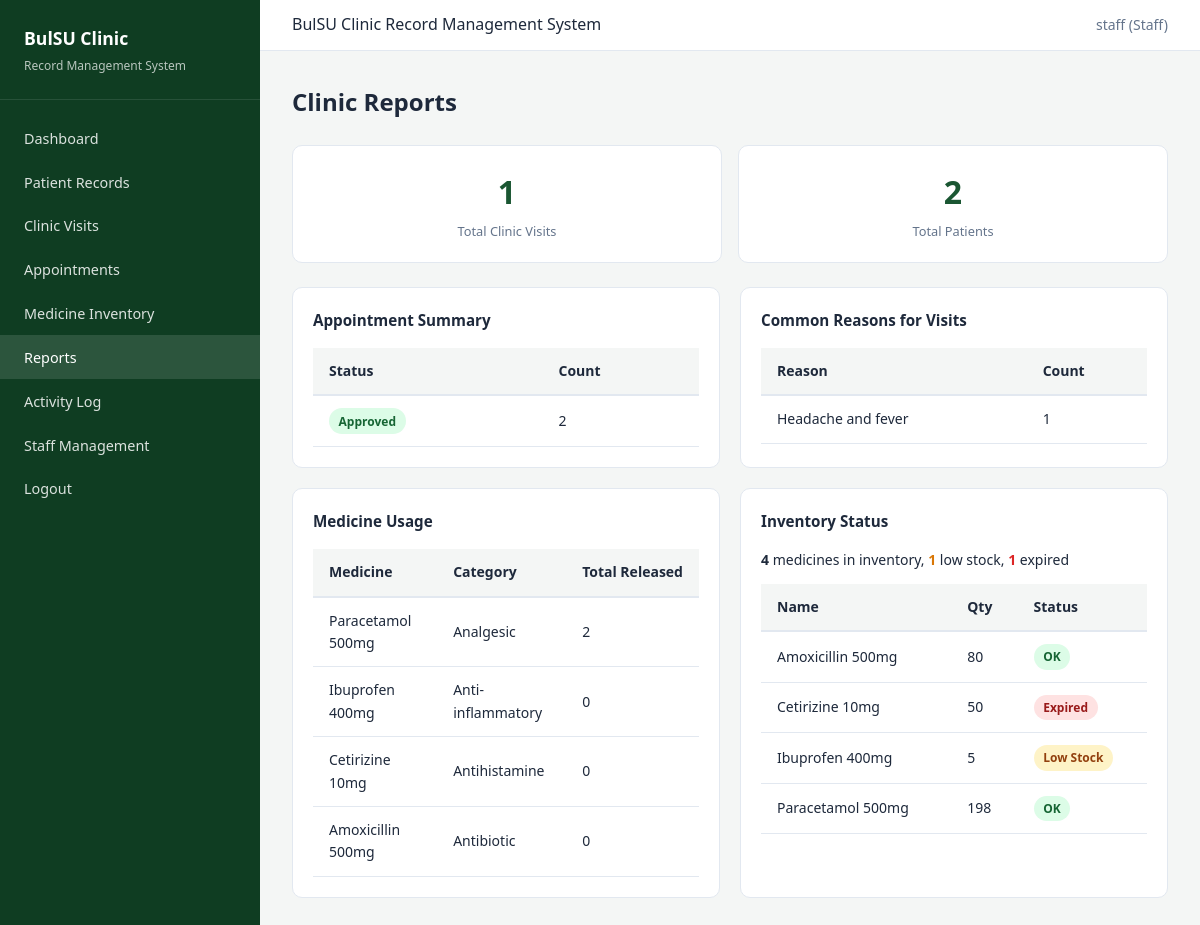
/reports/ (signed in), run on an earlier commit of the app's database.
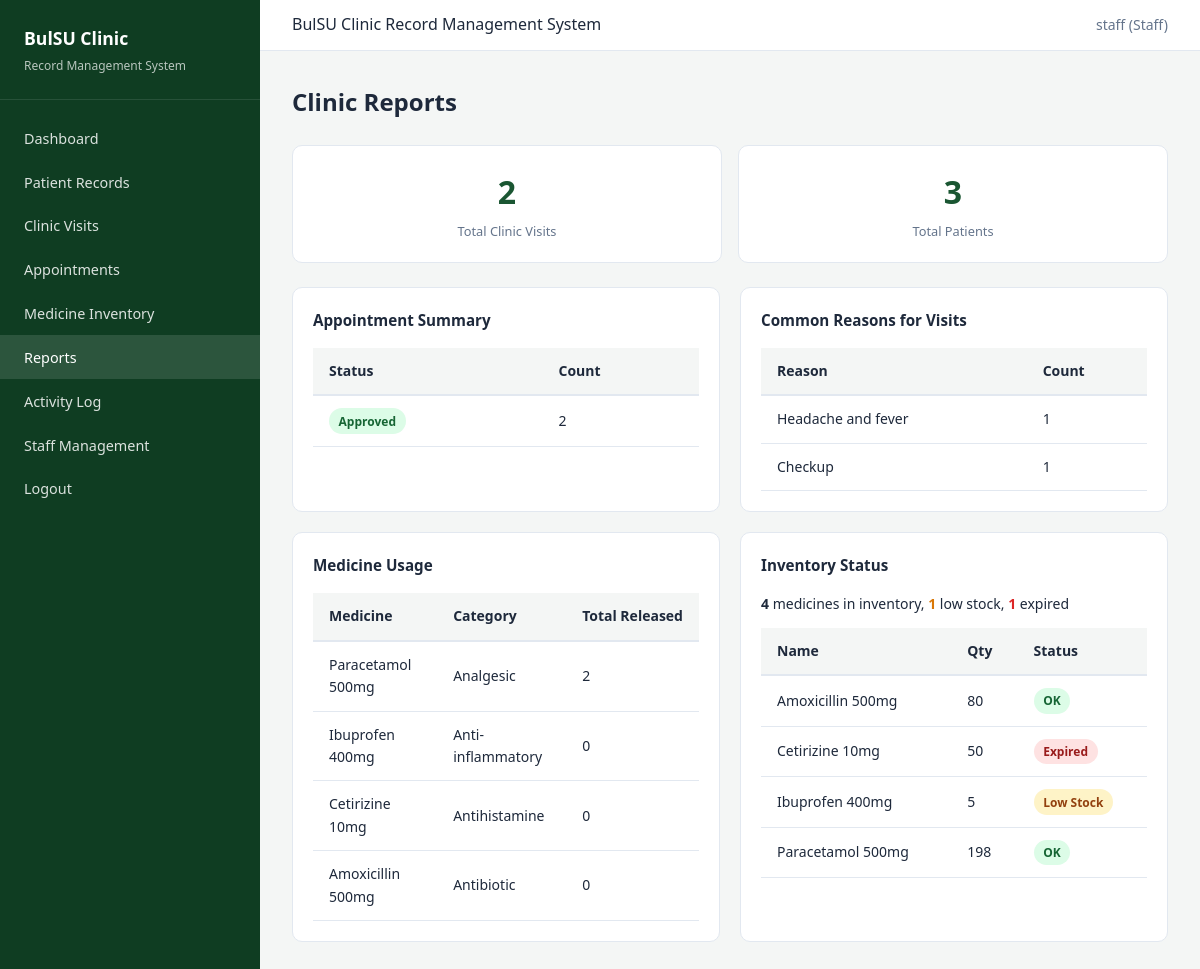
And on a later commit of the database.
### tables this page shows
CREATE TABLE appointments (
            id INTEGER PRIMARY KEY AUTOINCREMENT,
            patient_id INTEGER NOT NULL,
            appointment_date TEXT NOT NULL,
            appointment_time TEXT NOT NULL,
            reason TEXT NOT NULL,
            status TEXT DEFAULT 'pending' CHECK(status IN (
                'pending', 'approved', 'rejected', 'completed', 'cancelled'
            )),
            staff_notes TEXT,
            created_at TEXT DEFAULT CURRENT_TIMESTAMP,
            updated_at TEXT DEFAULT CURRENT_TIMESTAMP,
            FOREIGN KEY (patient_id) REFERENCES patients(id) ON DELETE CASCADE
        );

CREATE TABLE clinic_visits (
            id INTEGER PRIMARY KEY AUTOINCREMENT,
            patient_id INTEGER NOT NULL,
            staff_id INTEGER,
            visit_date TEXT NOT NULL,
            visit_time TEXT NOT NULL,
            reason TEXT NOT NULL,
            vital_signs TEXT,
            assessment TEXT,
            treatment TEXT,
            notes TEXT,
            created_at TEXT DEFAULT CURRENT_TIMESTAMP, symptoms TEXT,
            FOREIGN KEY (patient_id) REFERENCES patients(id) ON DELETE CASCADE,
            FOREIGN KEY (staff_id) REFERENCES users(id) ON DELETE SET NULL
        );

CREATE TABLE medicines (
            id INTEGER PRIMARY KEY AUTOINCREMENT,
            name TEXT NOT NULL,
            category TEXT,
            quantity INTEGER DEFAULT 0,
            expiration_date TEXT,
            created_at TEXT DEFAULT CURRENT_TIMESTAMP,
            updated_at TEXT DEFAULT CURRENT_TIMESTAMP
        );

### controllers/report_controller.py (the view)
@report_bp.route("/")
@staff_required
def index():
    data = {
        "total_visits": ClinicVisitModel.count(),
        "total_patients": PatientModel.count(),
        "appointment_summary": AppointmentModel.status_summary(),
        "common_reasons": ClinicVisitModel.common_reasons(),
        "medicine_usage": MedicineModel.usage_summary(),
        "low_stock": MedicineModel.get_low_stock(),
        "expired": MedicineModel.get_expired(),
        "medicines": MedicineModel.get_all(),
    }
    return render_template("staff/reports.html", **data)

### models/appointment.py (called while the page is built)
    @staticmethod
    def status_summary():
        conn = get_db()
        rows = conn.execute(
            """
            SELECT status, COUNT(*) as count
            FROM appointments GROUP BY status
            """
        ).fetchall()
        conn.close()
        return {row["status"]: row["count"] for row in rows}

### models/clinic_visit.py (called while the page is built)
    @staticmethod
    def count():
        conn = get_db()
        count = conn.execute("SELECT COUNT(*) as total FROM clinic_visits").fetchone()["total"]
        conn.close()
        return count

    @staticmethod
    def common_reasons(limit=5):
        conn = get_db()
        rows = conn.execute(
            """
            SELECT reason, COUNT(*) as count
            FROM clinic_visits GROUP BY reason
            ORDER BY count DESC LIMIT ?
            """,
            (limit,),
        ).fetchall()
        conn.close()
        return [dict(row) for row in rows]

### models/database.py (called while the page is built)
def get_db():
    conn = sqlite3.connect(Config.DATABASE)
    conn.row_factory = sqlite3.Row
    conn.execute("PRAGMA foreign_keys = ON")
    return conn

### views/templates/staff/reports.html (shortened to what this page needs)
{% extends "base.html" %}
{% block content %}
<div class="page-header">
    <h1>Clinic Reports</h1>
</div>
<div class="stats-grid">
    <div class="stat-card">
        <div class="stat-value">{{ total_visits }}</div>
        <div class="stat-label">Total Clinic Visits</div>
    </div>
    <div class="stat-card">
        <div class="stat-value">{{ total_patients }}</div>
        <div class="stat-label">Total Patients</div>
    </div>
</div>
<div class="grid-2">
    <div class="card">
        <div class="card-title">Appointment Summary</div>
        {% if appointment_summary %}
        <div class="table-wrap">
            <table>
                <thead><tr><th>Status</th><th>Count</th></tr></thead>
                <tbody>
                    {% for status, count in appointment_summary.items() %}
                    <tr>
                        <td><span class="badge badge-{{ status }}">{{ status|capitalize }}</span></td>
                        <td>{{ count }}</td>
                    </tr>
                    {% endfor %}
                </tbody>
            </table>
        </div>
        {% else %}
        <p class="empty-state">No appointment data.</p>
        {% endif %}
    </div>
    <div class="card">
        <div class="card-title">Common Reasons for Visits</div>
        {% if common_reasons %}
        <div class="table-wrap">
            <table>
                <thead><tr><th>Reason</th><th>Count</th></tr></thead>
                <tbody>
                    {% for r in common_reasons %}
                    <tr><td>{{ r.reason }}</td><td>{{ r.count }}</td></tr>
                    {% endfor %}
                </tbody>
            </table>
        </div>
        {% else %}
        <p class="empty-state">No visit data.</p>
        {% endif %}
    </div>
</div>
<div class="grid-2">
    <div class="card">
        <div class="card-title">Medicine Usage</div>
        {% if medicine_usage %}
        <div class="table-wrap">
            <table>
                <thead><tr><th>Medicine</th><th>Category</th><th>Total Released</th></tr></thead>
                <tbody>
                    {% for m in medicine_usage %}
                    <tr><td>{{ m.name }}</td><td>{{ m.category or '—' }}</td><td>{{ m.total_released }}</td></tr>
                    {% endfor %}
                </tbody>
            </table>
        </div>
        {% else %}
        <p class="empty-state">No medicine usage data.</p>
        {% endif %}
    </div>
    <div class="card">
        <div class="card-title">Inventory Status</div>
        <p style="font-size:0.875rem;margin-bottom:0.75rem;">
            <strong>{{ medicines|length }}</strong> medicines in inventory,
            <strong style="color:var(--warning);">{{ low_stock|length }}</strong> low stock,
            <strong style="color:var(--danger);">{{ expired|length }}</strong> expired
        </p>
        <div class="table-wrap">
            <table>
                <thead><tr><th>Name</th><th>Qty</th><th>Status</th></tr></thead>
                <tbody>
                    {% for m in medicines %}
                    <tr>
                        <td>{{ m.name }}</td>
                        <td>{{ m.quantity }}</td>
                        <td>
                            {% if m in expired %}
                            <span class="badge badge-rejected">Expired</span>
                            {% elif m in low_stock %}
                            <span class="badge badge-pending">Low Stock</span>
                            {% else %}
                            <span class="badge badge-approved">OK</span>
                            {% endif %}
                        </td>
                    </tr>
                    {% endfor %}
                </tbody>
            </table>
        </div>
    </div>
</div>
{% endblock %}

What changed in the data, as far as the page shows it:
added clinic_visits: reason "Checkup", count "1"
Also different on the page:
{{ total_visits }}: "1" → "2"
{{ total_patients }}: "2" → "3"
